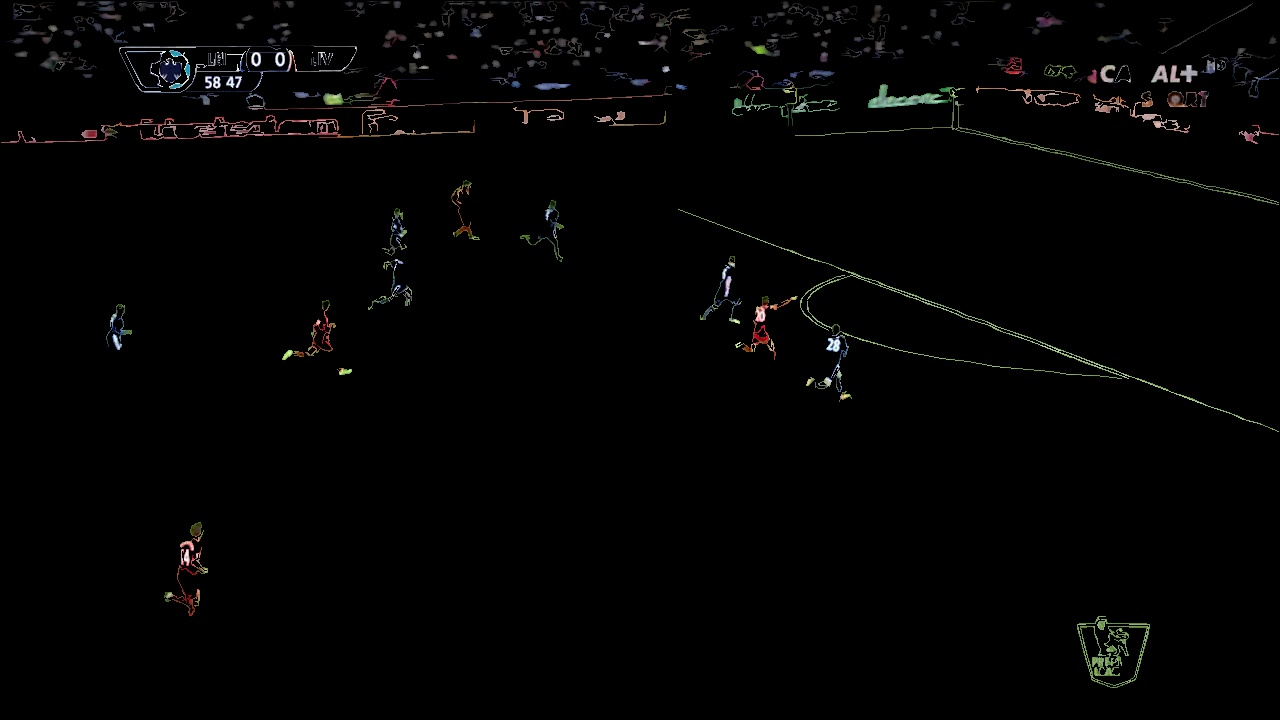
//> input picture 040_color_processing.jpg, 1280 x 720 px, given in place of vardy.avi, which was not available
$ ./playerdetector   (built with g++ and OpenCV 4)
//> lines starting //> are read from the running program, lines starting //| are printed output that depends on the picture; after the words box and inside, x2 and y2 are one past the last pixel; in counts of white or black regions, pixels touching at a corner belong together; pictures that were not available may be replaced by others from this repository, and a replacement may not be noted
/**
 * @file playerdetector.cpp
 * @author D.D. Bloisi
 * @brief load a cascade classifier and find soccer players in a video stream
 */
#include "opencv2/objdetect/objdetect.hpp"
#include "opencv2/highgui/highgui.hpp"
#include "opencv2/imgproc/imgproc.hpp"
#include <iostream>
#include <stdio.h>

#include <fstream>

using namespace std;
using namespace cv;
// hue boundary for red green and blue value hsv
#define MAX_HUE_RED 170
#define MIN_HUE_RED 12

#define MAX_HUE_GREEN 47
#define MIN_HUE_GREEN 40

#define MAX_HUE_BLUE 115
#define MIN_HUE_BLUE 100

#define MAX_HUE_JERSEY_HOME MAX_HUE_BLUE
#define MIN_HUE_JERSEY_HOME MIN_HUE_BLUE

#define MAX_HUE_JERSEY_AWAY MAX_HUE_RED
#define MIN_HUE_JERSEY_AWAY MIN_HUE_RED

/** Function Headers */
void do_job(Mat & frame);
void detectAndDisplay( Mat &frame);
void detect_and_display_players(Mat &frame);
cv::Mat bin_mask_green(Mat &frame);
cv::Mat bin_mask_red(Mat &frame);
cv::Mat bin_mask_blue(Mat &frame);
cv::Mat bin_mask_green_2(Mat &frame);
Mat find_n_draw_closed_areas(Mat &frame);
Vec3i calc_hist_hsv(Mat &roi);
int conta_white(Mat &roi);
float white_average(Mat &roi);
/** Global variables */

String player_cascade_name = "./classifier/haarcascade_player.xml";

String video_name = "./data/vardy.avi";

String saving_dir= "./test/";

CascadeClassifier face_cascade;
CascadeClassifier eyes_cascade;

string window_name = "Player detection";
RNG rng(12345);

int counter;
int frame_number;
bool save=false;
bool new_detector=true;

#define REC_VIDEO 0
/**
 * @function main
 */
int main( int argc, const char** argv ){

    /*
    parsing command line
    */
    if(argc > 1 && strcmp(argv[1],"--save")==0 ){
      save=true;
      std::cout << "saving 1 frame every 20 frame" << std::endl;
    }

    if ( argc > 1 && strcmp(argv[1],"--save-old")==0 ){
      save=true;
      new_detector=false;
      std::cout << "saving 1 frame every 20 frame of opencv detector" << std::endl;

    }


    //-- 1. Load the cascades

    if (!face_cascade.load(player_cascade_name)) { printf("--(!)Error loading player cascade\n"); return -1; };

    //-- 2. Read the video stream
    VideoCapture capture(video_name); // open the default camera
    if( !capture.isOpened() ) {
        cout << "Capture failed to open!" << endl;
        return EXIT_FAILURE;
    }

    Mat frame;
    capture >> frame; // get first frame for size
//> frame is the input picture: 720 rows x 1280 cols, CV_8UC3; mean B, G, R 3.1, 3.3, 3.4

  #if REC_VIDEO
      // record video
      VideoWriter record("results.avi", CV_FOURCC('D','I','V','X'), 5, frame.size(), true);
      if( !record.isOpened() ) {
          cout << "VideoWriter failed to open!" << endl;
          return EXIT_FAILURE;
      }
  #endif

      counter = 0;
      frame_number = 0;

      while( true ) {
          // get a new frame from camera
          capture >> frame;

          string n;
          ostringstream oss;  //temp as in temporary
          oss << frame_number;
          n = oss.str();      //str is temp as string

          cout << "frame: " << n << endl;

          //-- 3. Apply the classifier to the frame
          if( !frame.empty() ) {

              do_job(frame);

              //----------------saving-------------------
              if ( save ){

                if ( new_detector){

                  String name= "0"+n+"_color_processing"+".jpg";
                  if(frame_number % 20 == 0){
                    //save samples every 20 frames
                    std::cout << "frame saved" << std::endl;
                    imwrite(saving_dir+name,frame);
                  }
                }

                else {

                  String name= "0"+n+"_opencv"+".jpg";
                  if(frame_number % 20 == 0){
                    //save samples every 20 frames
                    std::cout << "frame saved" << std::endl;
                    imwrite(saving_dir+name,frame);
                  }

                }
              }
              //------------------------------------------


          }
          else {
              printf(" --(!) No captured frame -- Break!");
              break;
          }

  #if REC_VIDEO
          // add frame to recorded video
          record << frame;
  #endif

          int c = waitKey(30);
          if( (char)c == 'q' || (char)c == 27) {
              break;
          }

          frame_number++;

      }

      return EXIT_SUCCESS;
}


/*
 * @function detectAndDisplay
 */
// [21 lines left out: function detectAndDisplay, not called in this run]

/*
@params: input frame to compute people detection
return: void
*/
/*
this is core function, it will draw red box for liverpool, blue box for leicester and purple box for both
improve the original OpenCV's players detector
*/
void detect_and_display_players( Mat &frame){

    std::vector<Rect> players;
    Mat frame_gray, bin_mask;

    Scalar blackPX=Scalar(0,0,0);
    Scalar whitePX=Scalar(255,255,255);
    Scalar redPX=Scalar(0,0,255);
    Scalar greenPX=Scalar(0,255,0);
    Scalar bluePX=Scalar(255,0,0);
    Scalar purplePX=Scalar(255,0,255);

    cvtColor( frame, frame_gray, CV_BGR2GRAY );

    bin_mask=bin_mask_green_2(frame);
//> in bin_mask_green_2, `cvtColor(frame,hsv_image,COLOR_BGR2HSV);`: hsv_image: 720 rows x 1280 cols, CV_8UC3; mean H, S, V 10.5, 29.2, 3.9
//> in bin_mask_green_2, `inRange(hsv_image,Scalar(MIN_HUE_GREEN,100,100),Scalar(MAX_HUE_GREEN,2..`:
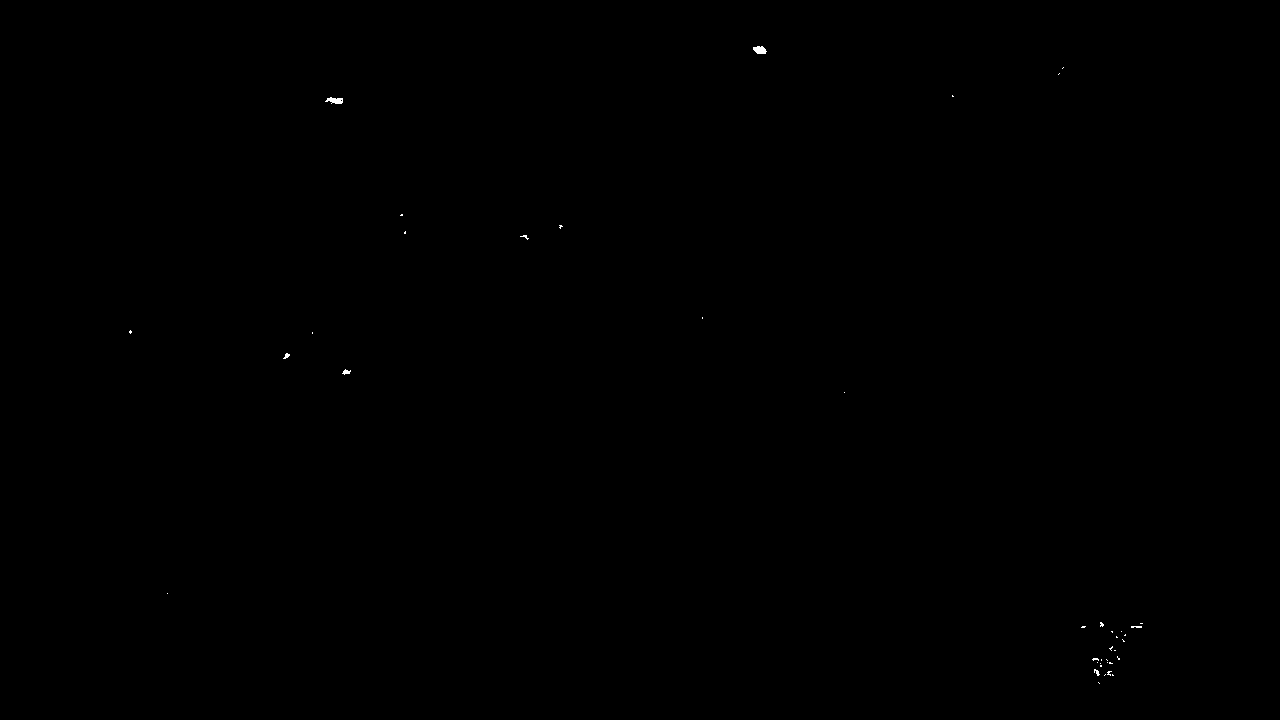
//> bin_mask: 720 rows x 1280 cols, CV_8UC1; 0.05% white; 41 white regions (35 under 20 px), largest, box (x1, y1, x2, y2) and area: (753, 46, 767, 54) 84, (325, 97, 343, 104) 84, (342, 369, 351, 375) 30, (283, 353, 290, 359) 23, (1094, 669, 1100, 676) 22, (1131, 626, 1142, 628) 20

    face_cascade.detectMultiScale(frame_gray, players, 1.1, 3, 0, Size(32, 64));
//> players = 6 Rects (x, y, width, height): [356, 209, 78, 156], [147, 485, 86, 173], [511, 152, 81, 161], [796, 275, 82, 165], [358, 160, 81, 163], [686, 198, 107, 214]

    int tresh_player=30;//250
    float min_avg=0.55f;
    Mat roi, roi_bin, roi_closed_areas;
    float avg_white;

    for( int i = 0; i < players.size(); i++, counter++ ){

        Scalar color=whitePX;
        Vec3i hist_b_g_r;

        roi=frame(players[i]);
        roi_bin=bin_mask(players[i]);

        roi_closed_areas=find_n_draw_closed_areas(roi);

        avg_white=white_average(roi_bin);

        hist_b_g_r=calc_hist_hsv(roi_closed_areas);
         //cc
        if( hist_b_g_r[0] > tresh_player && hist_b_g_r[2] < tresh_player && avg_white > min_avg ) color=bluePX;
        //cc
        if( hist_b_g_r[2] > tresh_player && hist_b_g_r[0] < tresh_player && avg_white > min_avg ) color=redPX;
        //cc
        if( hist_b_g_r[0] > tresh_player && hist_b_g_r[2] > tresh_player && avg_white > min_avg ) color=purplePX;
        //cc
        if( (hist_b_g_r[0] < tresh_player && hist_b_g_r[2] < tresh_player) || avg_white < min_avg ) color=blackPX;


        rectangle(frame, players[i], color, 2);

    }
//> this loop made 6 passes
//> (num in white_average, avg_white, hist_b_g_r) on passes 1 to 6: (4, 0.000329, [51, 31, 10]), (0, 0, [0, 16, 485]), (5, 0.000383, [46, 41, 0]), (0, 0, [110, 66, 11]), (6, 0.000454, [51, 31, 10]), (0, 0, [54, 48, 398])
//> pass 1, in detect_and_display_players, `roi=frame(players[i]);`:
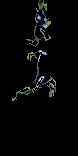
//> roi: 156 rows x 78 cols, CV_8UC3; mean B, G, R 5.6, 5.7, 5.1
//> pass 1, in detect_and_display_players, `roi_bin=bin_mask(players[i]);`:
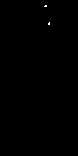
//> roi_bin: 156 rows x 78 cols, CV_8UC1; 0.08% white in thin lines or dots, all inside (x1, y1, x2, y2) = (44, 5, 50, 25)
//> pass 1, in find_n_draw_closed_areas, `Canny( gray, gray, 50, 150, 3);`:
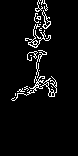
//> gray: 156 rows x 78 cols, CV_8UC1; 4.9% white in thin lines or dots, all inside (x1, y1, x2, y2) = (11, 0, 57, 101)
//> after the loop:
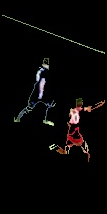
//> roi: 214 rows x 107 cols, CV_8UC3; mean B, G, R 5.7, 6, 7.4
//> after the loop: roi_bin: 214 rows x 107 cols, CV_8UC1; 0.01% white in thin lines or dots, all inside (x1, y1, x2, y2) = (16, 119, 17, 121)
//> after the loop, counter = 6
//> the 'q' key is pressed

    //-- Show what you got
    imshow( "new player detection", frame );

}

/*
-----aux function for statistical analisys of ROI's color-----------------------
*/
int conta_white(Mat &roi){

  Vec3b whitePX={255,255,255};
  int res=0;
  for (size_t i = 0; i < roi.rows; i++) {
    for (size_t j = 0; j < roi.cols; j++) {

      if ( roi.at<Vec3b>(i,j)==whitePX ) res++;

    }
  }

  return res;
}

float white_average(Mat &roi){

  float num=conta_white(roi);
  float den=roi.cols*roi.rows;
  return num/den;
}
/*
--------------------------------------------------------------------------------
*/


/*
@params Mat: roi to calculate number of red green and blue pixel
return : vector of 3 int containing those values
*/
Vec3i calc_hist_hsv(Mat &roi){

  Mat hsv_image;
  int b=0,g=0,r=0,playertrash=250;
  cvtColor(roi,hsv_image,CV_BGR2HSV);
  Vec3i res;

  for (size_t i = 0; i < roi.rows; i++) {
    for (size_t j = 0; j < roi.cols; j++) {

      Vec3b pixel=hsv_image.at<cv::Vec3b>(i,j);
      uchar hue_part=pixel.val[0];
      uchar saturation_part=pixel.val[1];
      uchar value_part=pixel.val[2];

      if((hue_part<MAX_HUE_JERSEY_HOME && hue_part>MIN_HUE_JERSEY_HOME ) && saturation_part>50 ) b++;
      //if it's red ----like above otherwise
      if((hue_part>MAX_HUE_JERSEY_AWAY || hue_part<MIN_HUE_JERSEY_AWAY ) && saturation_part>50) r++;
      if((hue_part<MAX_HUE_GREEN && hue_part>MIN_HUE_GREEN) && saturation_part>50) g++;

    }
  }

  res[0]=b;
  res[1]=g;
  res[2]=r;
  return res;
}


/*
@params Mat: original frame to calculate the binary mask
return : binary mask of original frame whith white pixels
*/
cv::Mat bin_mask_green_2(Mat &frame){

  Mat hsv_image, bin_mask;
  cvtColor(frame,hsv_image,COLOR_BGR2HSV);

  //GaussianBlur( hsv_image, hsv_image, Size( 5, 5 ), 0, 0 );

  inRange(hsv_image,Scalar(MIN_HUE_GREEN,100,100),Scalar(MAX_HUE_GREEN,255,255),bin_mask);

  return bin_mask;
}


/*
@params : frame to calculate binary mask
return : binary mask with 1 for red 0 anyway
*/
// [11 lines left out: function bin_mask_red, not called in this run]


/*
@params : frame to calculate binary mask
return : binary mask with 1 for blue 0
*/
// [11 lines left out: function bin_mask_blue, not called in this run]


/*
@params Mat : frame to calculate the binary mask
return : binary mask of the frame with green pixel
*/
// [30 lines left out: function bin_mask_green, not called in this run]


/*
@params : frame to calculate player contourns
return: return a frame with black pixels except for the areas (those greater than 20) and its content
*/
Mat find_n_draw_closed_areas(Mat &frame){

  Mat gray,mask,res;
  if( frame.channels() > 1 )  cvtColor(frame,gray,CV_BGR2GRAY);
  else gray=frame.clone();
  mask=Mat(frame.rows,frame.cols,CV_8UC3,Scalar(0,0,0));
  res=Mat(frame.rows,frame.cols,CV_8UC3,Scalar(0,0,0));

  //detect edge
  Canny( gray, gray, 50, 150, 3);
  //find contours
  vector<vector<Point> > contours;
  vector<Vec4i> hierarchy;
  Moments moms;
  double area;
  //double centroidex;
  //double centroidey;

  int cy, cx;
  Vec3b whitePX={255,255,255};
  findContours( gray, contours, hierarchy, CV_RETR_TREE, CV_CHAIN_APPROX_SIMPLE, Point(0, 0) );
  for (size_t i = 0; i < contours.size(); i++) {

    moms=moments(Mat(contours[i]));
    area=moms.m00;

    // [4 lines of commented-out code are left out]
    if ( area > 20 ){
      approxPolyDP(contours[i] , contours[i] ,1 , true );
      drawContours( mask, contours, i, Scalar(255,255,255), CV_FILLED, 8, hierarchy, 0, Point() );
      //circle(frame,Point(cx,cy),7,Scalar(0,0,0),8);
    }


  }
  for (size_t i = 0; i < frame.rows; i++) {
    for (size_t j = 0; j < frame.cols; j++) {

      if( mask.at<Vec3b>(i,j) == whitePX ) res.at<Vec3b>(i,j)=frame.at<Vec3b>(i,j);

    }
  }
  //imshow("mask", mask);
  //imshow("res",res);
  return res;
}


/*
metodo ausiliare per mantere chiuso il main LAZINESS OVER NINE THOUSAND!!
*/
void do_job(Mat &frame){


  if(new_detector) detect_and_display_players(frame);
  else detectAndDisplay(frame);
  /*
  frame=find_n_draw_closed_areas(frame);
  imshow("fra",frame);
  waitKey(0);
  */
}

$ run again, on 060_color_processing.jpg
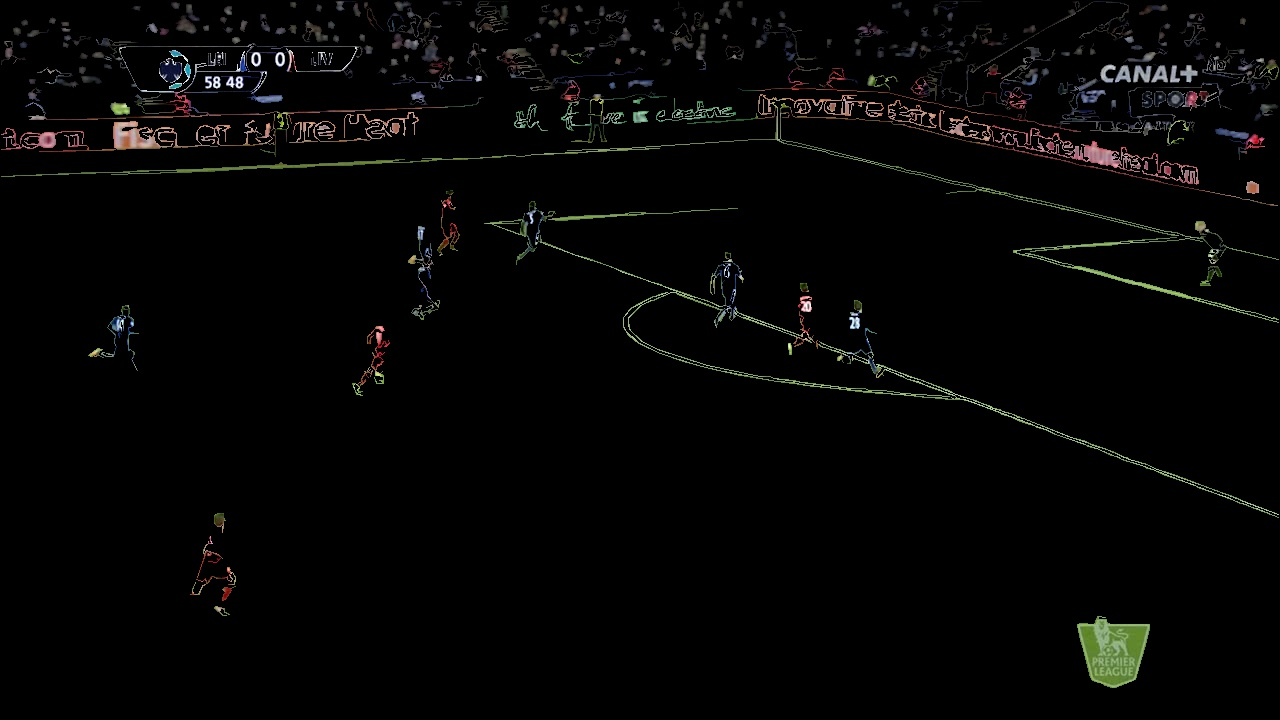
//> input picture 060_color_processing.jpg, 1280 x 720 px, given in place of vardy.avi, which was not available
//> frame is the input picture: 720 rows x 1280 cols, CV_8UC3; mean B, G, R 4.9, 5.4, 5.6
//> hsv_image: 720 rows x 1280 cols, CV_8UC3; mean H, S, V 14.3, 40.5, 6.4
//> in bin_mask_green_2, `inRange(hsv_image,Scalar(MIN_HUE_GREEN,100,100),Scalar(MAX_HUE_GREEN,2..`:
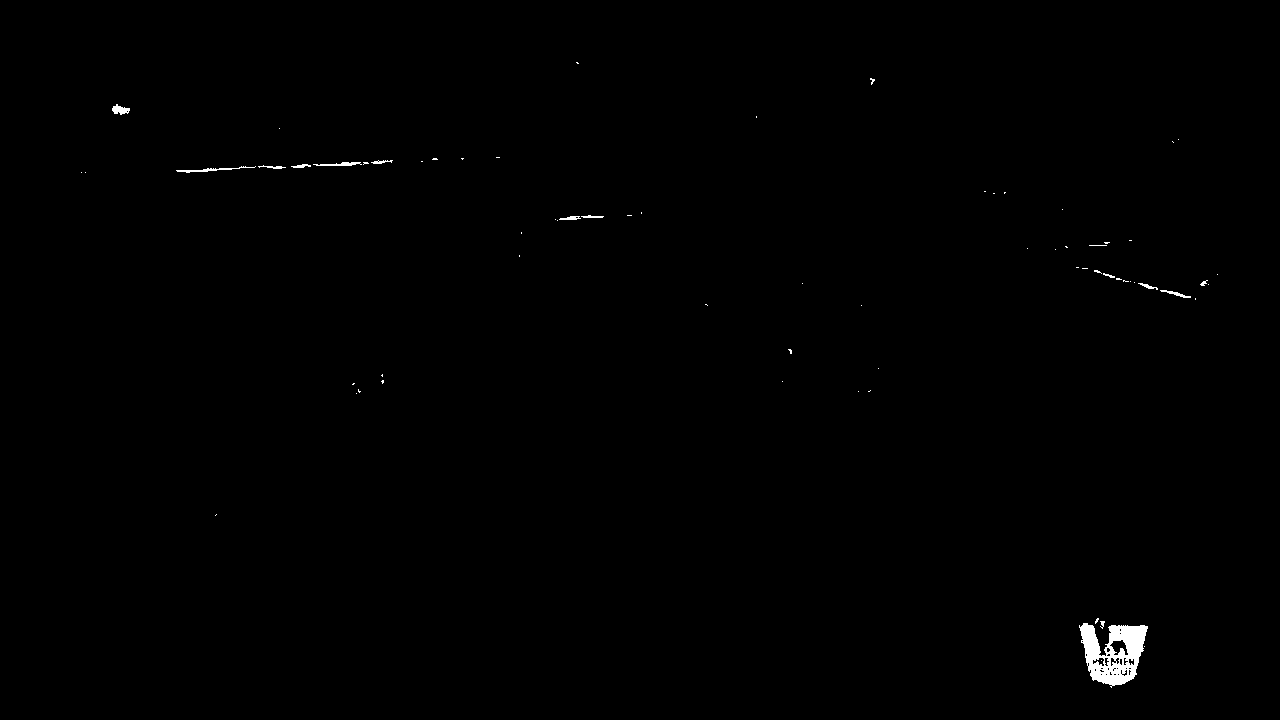
//> bin_mask: 720 rows x 1280 cols, CV_8UC1; 0.39% white; 70 white regions (56 under 20 px), largest, box (x1, y1, x2, y2) and area: (1079, 623, 1148, 688) 2541, (176, 166, 256, 173) 152, (112, 104, 130, 115) 118
//> players = 6 Rects (x, y, width, height): [554, 95, 32, 64], [430, 176, 40, 79], [101, 286, 45, 89], [401, 240, 47, 93], [826, 261, 74, 149], [170, 474, 91, 182]
//> the loop in detect_and_display_players, `for( int i = 0; i < players.size(); i++, counter++ )` made 6 passes
//> hist_b_g_r on passes 1 to 6: [0, 0, 7], [0, 5, 311], [118, 9, 1], [34, 15, 24], [99, 91, 3], [0, 8, 465]
//> after the loop in detect_and_display_players, `for( int i = 0; i < players.size(); i++, counter++ )`:
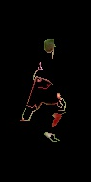
//> roi: 182 rows x 91 cols, CV_8UC3; mean B, G, R 2.8, 3.3, 4.8
//> after the loop in detect_and_display_players, `for( int i = 0; i < players.size(); i++, counter++ )`: counter = 6
